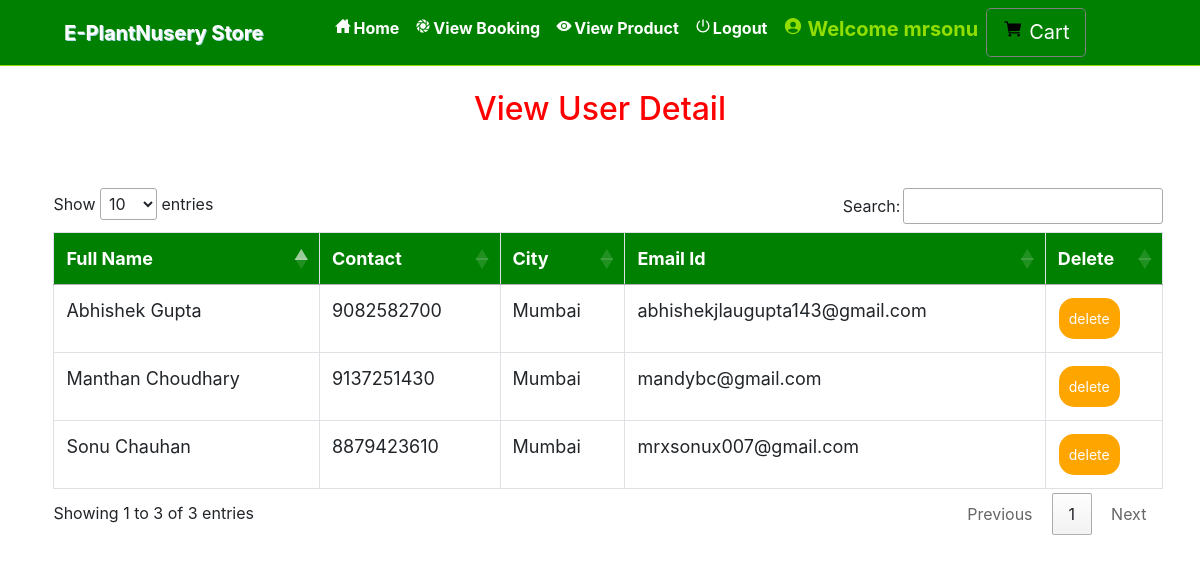
/view_user (signed in), run on the app's committed database.
### grocery/models.py (models this page shows, shortened)
class Profile(models.Model):
    user = models.ForeignKey(User, on_delete=models.CASCADE, null=True)
    dob = models.DateField(null=True)
    city = models.CharField(max_length=30, null=True)
    address = models.CharField(max_length=50, null=True)
    contact = models.CharField(max_length=10, null=True)
    image = models.FileField(null=True)

### grocery/views.py (the view)
# urls.py: path('view_user',View_user,name="view_user"),
def View_user(request):
    if not request.user.is_authenticated:
        return redirect('login_admin')
    pro = Profile.objects.all()
    d = {'user':pro}
    return render(request,'view_user.html',d)

### grocery/templates/view_user.html (shortened to what this page needs)
{% extends 'navigation.html' %}
{% load static %}
{% block body %}
<center><h2 style="color:red;margin-top:2%">View User Detail</h2></center>
<div  class="container-fluid">
    <center>
    <div class="container">
        <table class="table table-bordered" id="myTable">
  <thead>
  <tr>
    <th>Full Name</th>
      <th>Contact</th>
      <th>City</th>
    <th>Email Id</th>
    <th>Delete</th>
  </tr>
  </thead>
   <tbody>
    {% for i in user %}
  <tr>
    <td>{{i.user.first_name}}</td>
      <td>{{i.contact}}</td>
      <td>{{i.city}}</td>
      <td>{{i.user.email}}</td>
    <td><a href="{% url 'delete_user' i.user.id %}" onclick="return confirm('Are you sure?')"><button class="button button1">delete</button></a></td>
  </tr>
    {% endfor %}
    </tbody>
</table>
 </div></center>
</div>
{% endblock %}

### grocery/templates/navigation.html (shortened to what this page needs)
<!DOCTYPE html>
<html lang="en">
<head>
    {% load static %}
     <link rel="stylesheet" href="https://maxcdn.bootstrapcdn.com/bootstrap/4.0.0/css/bootstrap.min.css">
  <link rel = stylesheet href = "//cdn.datatables.net/1.10.19/css/jquery.dataTables.min.css">
<link rel="stylesheet" href="https://cdnjs.cloudflare.com/ajax/libs/font-awesome/4.7.0/css/font-awesome.min.css">
</head>
<body style="background-color:white">
<nav class="navbar navbar-expand-sm" style = "background-color : Green ; border-bottom:1px solid #91DE00">
  <a class="navbar-brand pl-5" href="#" style="color:white ; font-weight : bold">E-PlantNusery Store</a>
 <div class="collapse navbar-collapse" id="collapsibleNavbar">
  <ul class="navbar-nav pl-5 text-center">
    {% if request.user.username %}
    {% if not request.user.is_staff %}
    <li class="nav-item">
      <a class="nav-link" href="{% url 'home' %}" style="color:white"><ion-icon style="margin-right:2px" name="home-sharp"></ion-icon>Home</a>
    </li>
    <li class="nav-item">
      <a class="nav-link" href="{% url 'view_booking' %}" style="color:white"><ion-icon style="margin-right:2px" name="aperture"></ion-icon>View Booking</a>
    </li>
    <li class="nav-item">
      <a class="nav-link" href="{% url 'view_product' 0 %}" style="color:white"><ion-icon style="margin-right:2px" name="eye"></ion-icon>View Product</a>
    </li>
    <li class="nav-item">
      <a class="nav-link" href="{% url 'logout' %}" style="color:white"><ion-icon style="margin-right:2px" name="power-sharp"></ion-icon>Logout</a>
    </li>
    {% endif %}
    {% endif %}
    {% if request.user.is_authenticated %}
    {% if not request.user.is_staff %}
    <li class="nav-item">
      <a href="{% url 'profile' %}">
        <h5  class="nav-link" style="color:#91DE00"><ion-icon style="margin-right:4px;color:#91DE00" name="person-circle-sharp"></ion-icon>Welcome {{request.user.username}}</h5>
      </a></li>
    {% else %}
    <li class="nav-item">
      <h5  class="nav-link" style="color:#91DE00"><ion-icon style="margin-right:4px;color:#91DE00" name="person-circle-sharp"></ion-icon>Welcome {{request.user.username}}</h5>
    </li>
    {% endif %}
    {% endif %}
    {% if not request.user.is_staff %}
    {% if request.user.username %}
      <a href="{% url 'cart' %}" style="border:1px solid gray" class="btn btn-default btn-lg text-dark text-capitalize">
        <ion-icon style="color:black;margin-top:2%" name="cart"></ion-icon><span style="margin-left:6px;margin-top:2%;color:white">Cart</span></a></center>
   {% endif %}
    {% endif %}
  </ul>
</nav>
{% block body %}
{% endblock %}

### grocery/templates/navigation.html (style rules this page uses)
* { box-sizing: border-box; }
#myTable { border-collapse: collapse; width: 100%; border: 1px solid #ddd; font-size: 18px; }
#myTable th { text-align: left; padding: 12px; background-color: green; color: white; }
#myTable td { text-align: left; padding: 12px; background-color: white; }
#myTable tr { border-bottom: 1px solid #ddd; }
.button { background-color: orange; border: none; color: white; padding: 10px; text-align: center; text-decoration: none; display: inline-block; font-size: 14px; margin: 1px 1px; cursor: pointer; }
.button1 { border-radius: 15px; }
.nav-link { font-weight:bold; }
.navbar-brand { text-shadow: 1px 1px lightblue; }

### grocery/templates/view_user.html (style rules this page uses)
.container { border-radius:6px; margin:2%; }
.container-fluid { margin-top:5%; }

### data on the page
Profile: user.first_name "Sonu Chauhan", contact "8879423610", city "Mumbai", user.email "mrxsonux007@gmail.com"
Profile: user.first_name "Abhishek Gupta", contact "9082582700", city "Mumbai", user.email "abhishekjlaugupta143@gmail.com"
Profile: user.first_name "Manthan Choudhary", contact "9137251430", city "Mumbai", user.email "mandybc@gmail.com"

### other printed values
{{ request.user.username }} "mrsonu"
